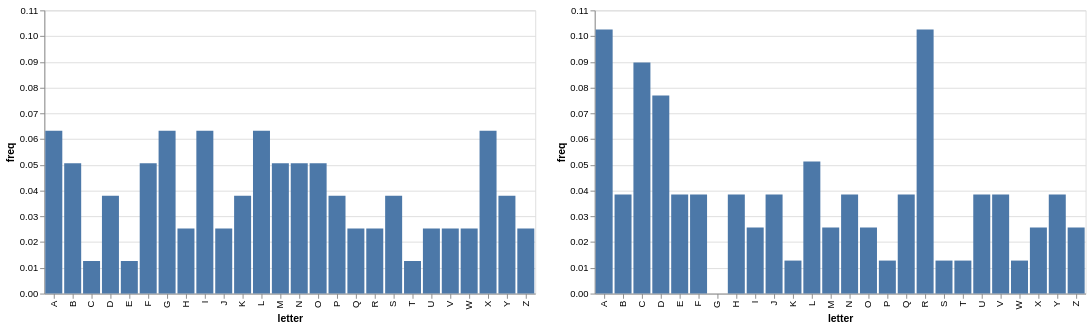

The notebook cell this image was saved under:
### Markdown cell above
Compare letter frequency charts for every 6th letter vs every 5th letter. The ones that match our guessed key length "look" more English, but we should get more evidence.

### Code cell
alt.hconcat(freq_chart(Y[0::6]), freq_chart(Y[1::6])).resolve_scale(y="shared")

### Figure 1 — Vega-Lite specification as saved in the notebook (floating-point values rounded to 4 significant figures)
{"config": {"view": {"continuousWidth": 300, "continuousHeight": 300}}, "hconcat": [{"data": {"name": "data-b6883961972237d91a09f4b545be4e9a"}, "mark": {"type": "bar"}, "encoding": {"tooltip": [{"field": "letter", "type": "nominal"}, {"field": "freq", "type": "quantitative"}], "x": {"field": "letter", "scale": {"domain": ["A", "B", "C", "D", "E", "F", "G", "H", "I", "J", "K", "L", "M", "N", "O", "P", "Q", "R", "S", "T", "U", "V", "W", "X", "Y", "Z"]}, "type": "nominal"}, "y": {"field": "freq", "type": "quantitative"}}}, {"data": {"name": "data-f960a1c1455f653927bb84aa06ee81ee"}, "mark": {"type": "bar"}, "encoding": {"tooltip": [{"field": "letter", "type": "nominal"}, {"field": "freq", "type": "quantitative"}], "x": {"field": "letter", "scale": {"domain": ["A", "B", "C", "D", "E", "F", "G", "H", "I", "J", "K", "L", "M", "N", "O", "P", "Q", "R", "S", "T", "U", "V", "W", "X", "Y", "Z"]}, "type": "nominal"}, "y": {"field": "freq", "type": "quantitative"}}}], "resolve": {"scale": {"y": "shared"}}, "$schema": "https://vega.github.io/schema/vega-lite/v5.8.0.json", "datasets": {"data-b6883961972237d91a09f4b545be4e9a": [{"letter": "A", "freq": 0.06329}, {"letter": "B", "freq": 0.05063}, {"letter": "C", "freq": 0.01266}, {"letter": "D", "freq": 0.03797}, {"letter": "E", "freq": 0.01266}, {"letter": "F", "freq": 0.05063}, {"letter": "G", "freq": 0.06329}, {"letter": "H", "freq": 0.02532}, {"letter": "I", "freq": 0.06329}, {"letter": "J", "freq": 0.02532}, {"letter": "K", "freq": 0.03797}, {"letter": "L", "freq": 0.06329}, {"letter": "M", "freq": 0.05063}, {"letter": "N", "freq": 0.05063}, {"letter": "O", "freq": 0.05063}, {"letter": "P", "freq": 0.03797}, {"letter": "Q", "freq": 0.02532}, {"letter": "R", "freq": 0.02532}, {"letter": "S", "freq": 0.03797}, {"letter": "T", "freq": 0.01266}, {"letter": "U", "freq": 0.02532}, {"letter": "V", "freq": 0.02532}, {"letter": "W", "freq": 0.02532}, {"letter": "X", "freq": 0.06329}, {"letter": "Y", "freq": 0.03797}, {"letter": "Z", "freq": 0.02532}], "data-f960a1c1455f653927bb84aa06ee81ee": [{"letter": "A", "freq": 0.1026}, {"letter": "B", "freq": 0.03846}, {"letter": "C", "freq": 0.08974}, {"letter": "D", "freq": 0.07692}, {"letter": "E", "freq": 0.03846}, {"letter": "F", "freq": 0.03846}, {"letter": "G", "freq": 0.0}, {"letter": "H", "freq": 0.03846}, {"letter": "I", "freq": 0.02564}, {"letter": "J", "freq": 0.03846}, {"letter": "K", "freq": 0.01282}, {"letter": "L", "freq": 0.05128}, {"letter": "M", "freq": 0.02564}, {"letter": "N", "freq": 0.03846}, {"letter": "O", "freq": 0.02564}, {"letter": "P", "freq": 0.01282}, {"letter": "Q", "freq": 0.03846}, {"letter": "R", "freq": 0.1026}, {"letter": "S", "freq": 0.01282}, {"letter": "T", "freq": 0.01282}, {"letter": "U", "freq": 0.03846}, {"letter": "V", "freq": 0.03846}, {"letter": "W", "freq": 0.01282}, {"letter": "X", "freq": 0.02564}, {"letter": "Y", "freq": 0.03846}, {"letter": "Z", "freq": 0.02564}]}}
